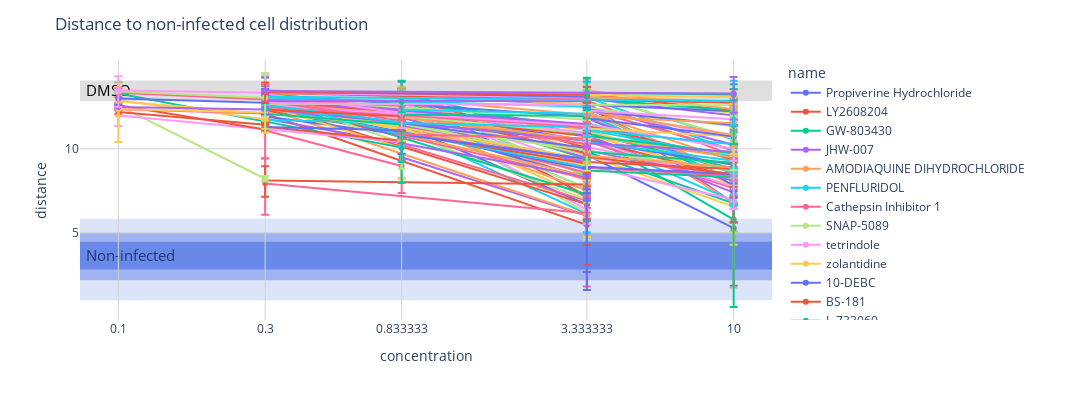

The code cell stored with this chart in its notebook:
### Code cell
def check_if_selected(dict_selected, batch_id, conc):
    if batch_id in dict_selected.keys():
        if conc in dict_selected[batch_id]:
            return True
    return False

primaty_hits_selected = primary_hits.copy()
primaty_hits_selected['selected'] = primaty_hits_selected.apply(
    lambda x: check_if_selected(selected_comp_and_conc, x['batch_id'], x['cmpd_conc']), axis=1
)
primaty_hits_selected = primaty_hits_selected.loc[primaty_hits_selected['selected'], :]

plot_compounds_interactive(primaty_hits_selected, dmso)
